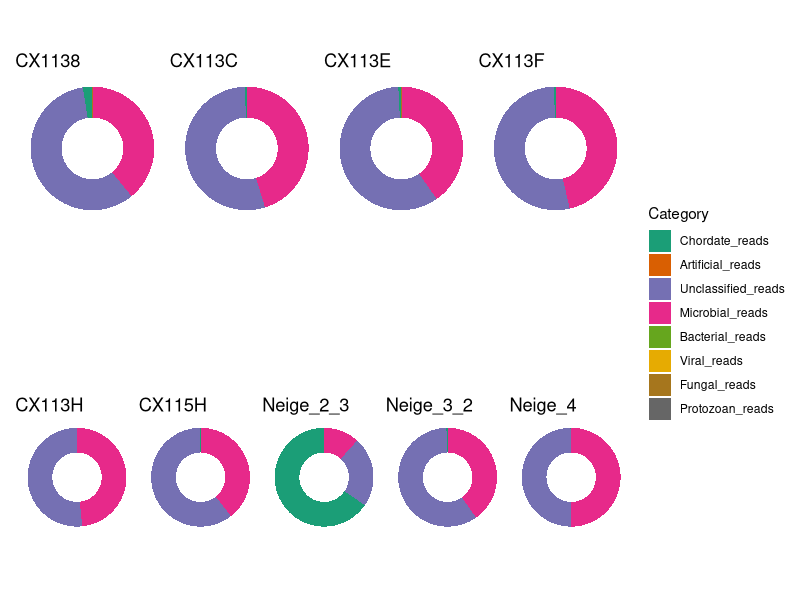
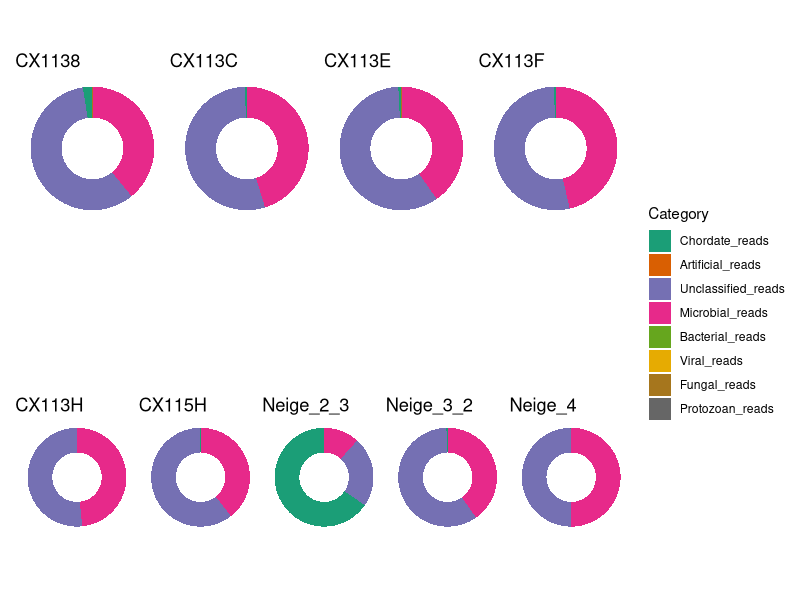

The R script that drew these images, in order:
# === Load libraries ===
library(tidyverse)
library(patchwork)
setwd("~/github_repos/snowtracks/metagenomics")

# === Read CSV ===
df <- read.csv("deep_stats.csv", stringsAsFactors = FALSE)

# Remove % signs, convert to numeric, NORMALISE to 100
df_long <- df %>%
  pivot_longer(-Name, names_to = "Category", values_to = "Percent") %>%
  mutate(Percent = as.numeric(sub("%","",Percent))) %>%
  group_by(Name) %>%
  mutate(Percent = Percent / sum(Percent) * 100) %>%
  ungroup()

# Set a consistent order of categories
df_long$Category <- factor(df_long$Category, levels = c(
  "Chordate_reads","Artificial_reads","Unclassified_reads","Microbial_reads",
  "Bacterial_reads","Viral_reads","Fungal_reads","Protozoan_reads"))

# Color palette
cols <- c(
  "Chordate_reads" = "#1b9e77",
  "Artificial_reads" = "#d95f02",
  "Unclassified_reads" = "#7570b3",
  "Microbial_reads" = "#e7298a",
  "Bacterial_reads" = "#66a61e",
  "Viral_reads" = "#e6ab02",
  "Fungal_reads" = "#a6761d",
  "Protozoan_reads" = "#666666"
)

# Helper to make a single donut chart
make_donut <- function(df_subset, show_legend = FALSE){
  ggplot(df_subset, aes(x = 2, y = Percent, fill = Category)) +
    geom_col(width = 1, color = NA) +     # solid fills, no borders
    coord_polar(theta = "y") +
    xlim(0.5, 2.5) +
    scale_y_continuous(expand = c(0, 0)) + # CRITICAL: removes gaps
    theme_void() +
    theme(legend.position = if(show_legend) "right" else "none") +
    scale_fill_manual(values = cols) +
    ggtitle(unique(df_subset$Name))
}

# === Split data for plotting ===
plots <- df_long %>%
  split(.$Name) %>%
  imap(~ make_donut(.x, show_legend = .y == "CX113F"))

# === Layout with extra vertical spacing ===
final_plot <-
  wrap_plots(plots[1:4], nrow = 1) /
  plot_spacer() /
  wrap_plots(plots[5:9], nrow = 1) +
  plot_layout(
    heights = c(1, 0.25, 1),   # controls gap size
    guides = "collect"
  )

# === Print figure ===
final_plot

ggsave(
  filename = "donut_plots.png",
  plot = final_plot,
  width = 14,
  height = 6,
  units = "in",
  dpi = 300,
  bg = "white"
)

